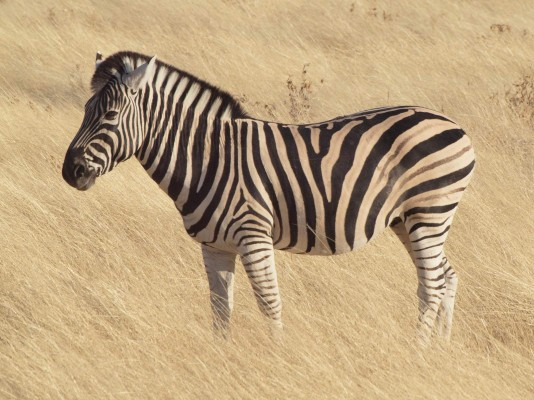
#> input picture Homework/HW1/zebra.jpg, 534 x 400 px
$ python gaussian_pyramid.py --image zebra.jpg --outdir out --kernel 5 --sigma 1.0
#> lines starting #> are read from the running program, lines starting #| are printed output that depends on the picture
"""Question 3: image filtering and subsampling.

依赖: numpy（数组运算）、Pillow（读图/存图）、matplotlib（仅用于输出对比图）
运行: python3 gaussian_pyramid.py
      python3 gaussian_pyramid.py --image zebra.jpg --outdir out --kernel 5 --sigma 1.0
"""

import argparse
import os

import matplotlib
matplotlib.use("Agg")
import matplotlib.pyplot as plt
import numpy as np
from PIL import Image

SCALES = ["original", "half", "quarter", "eighth"]


def cross_correlation_2d(img, kernel, pad="constant"):
    img = np.asarray(img, dtype=np.float64)
    kernel = np.asarray(kernel, dtype=np.float64)
    kh, kw = kernel.shape
    ph, pw = kh // 2, kw // 2
    pad_width = ((ph, ph), (pw, pw)) + ((0, 0),) * (img.ndim - 2)
    padded = np.pad(img, pad_width, mode=pad)
    out = np.zeros_like(img)
    for m in range(kh):
        for n in range(kw):
            out += kernel[m, n] * padded[m:m + img.shape[0], n:n + img.shape[1]]
    return out


def convolve_2d(img, kernel, pad="constant"):
    """g(i,j) = sum_{k,l} f(i-k, j-l) h(k,l)  -- flip both kernel axes."""
    flipped = np.asarray(kernel, dtype=np.float64)[::-1, ::-1]
    return cross_correlation_2d(img, flipped, pad)


def gaussian_blur_kernel_2d(k, sigma):
    if k % 2 == 0:
        raise ValueError("kernel size k must be odd")
    if sigma <= 0:
        raise ValueError("sigma must be positive")
    ax = np.arange(k) - k // 2
    xx, yy = np.meshgrid(ax, ax)
    kernel = np.exp(-(xx ** 2 + yy ** 2) / (2.0 * sigma ** 2))
    return kernel / kernel.sum()


def low_pass(img, k, sigma, pad="constant"):
    return convolve_2d(img, gaussian_blur_kernel_2d(k, sigma), pad)


def low_pass_separable(img, k, sigma, pad="constant"):
    kernel = gaussian_blur_kernel_2d(k, sigma)
    v = kernel[:, k // 2]
    h = kernel[k // 2, :]
    v = (v / v.sum()).reshape(-1, 1)
    h = (h / h.sum()).reshape(1, -1)
    return convolve_2d(convolve_2d(img, v, pad), h, pad)


def image_subsampling(img, s):
    if s < 1:
        raise ValueError("factor s must be >= 1")
    return np.asarray(img)[::s, ::s]


def gaussian_pyramid(img, levels=4, k=5, sigma=1.0, pad="constant"):
    pyr = [np.asarray(img, dtype=np.float64)]
    for _ in range(levels - 1):
        pyr.append(image_subsampling(low_pass(pyr[-1], k, sigma, pad), 2))
    return pyr


def direct_pyramid(img, levels=4):
    pyr = [np.asarray(img, dtype=np.float64)]
    for _ in range(levels - 1):
        pyr.append(image_subsampling(pyr[-1], 2))
    return pyr


def to_uint8(img):
    return np.clip(np.rint(img), 0, 255).astype(np.uint8)


def high_freq_energy(img):
    x = np.asarray(img, dtype=np.float64)
    lap = (
        4.0 * x[1:-1, 1:-1]
        - x[:-2, 1:-1] - x[2:, 1:-1] - x[1:-1, :-2] - x[1:-1, 2:]
    )
    return np.abs(lap).mean()


def save_image(img, path):
    Image.fromarray(to_uint8(img)).save(path)


def save_montage(gauss_pyr, direct_pyr, path):
    n = len(gauss_pyr)
    fig, axes = plt.subplots(2, n, figsize=(3.2 * n, 5.2))
    for i in range(n):
        for row, (pyr, name) in enumerate(
            ((gauss_pyr, "gaussian"), (direct_pyr, "direct"))
        ):
            im = to_uint8(pyr[i])
            axes[row, i].imshow(im, **({} if im.ndim == 3 else {"cmap": "gray"}))
            axes[row, i].set_title(f"{name}\n{im.shape[1]}x{im.shape[0]}", fontsize=9)
            axes[row, i].axis("off")
    fig.tight_layout()
    fig.savefig(path, dpi=150)
    plt.close(fig)


def main():
    """调用部分由AI完成，撰写了API接口和函数调用代码"""
    ap = argparse.ArgumentParser(description="HW1 Q3: filtering and subsampling")
    ap.add_argument("--image", default="zebra.jpg", help="input textured image")
    ap.add_argument("--outdir", default="out", help="output directory")
    ap.add_argument("--kernel", type=int, default=5, help="Gaussian kernel size (odd)")
    ap.add_argument("--sigma", type=float, default=1.0, help="Gaussian std deviation")
    ap.add_argument("--pad", default="constant", choices=["constant", "edge", "reflect"],
                    help="border padding used by the convolution")
    ap.add_argument("--gray", action="store_true",
                    help="convert the input to a single luminance channel")
    args = ap.parse_args()

    mode = "L" if args.gray else "RGB"
    img = np.asarray(Image.open(args.image).convert(mode), dtype=np.float64)
    channels = "grayscale" if img.ndim == 2 else f"RGB ({img.shape[2]} channels)"
#> channels = 'RGB (3 channels)'
    print(f"input {args.image}: {img.shape[1]}x{img.shape[0]}, {channels}")
#| input zebra.jpg: 534x400, RGB (3 channels)

    ref = low_pass(img, args.kernel, args.sigma, args.pad)
#> in convolve_2d, `flipped = np.asarray(kernel, dtype=np.float64)[::-1, ::-1]`: flipped = [[0.00297, 0.0133, 0.0219, 0.0133, 0.00297], [0.0133, 0.0596, 0.0983, 0.0596, 0.0133], [0.0219, 0.0983, 0.162, 0.0983, 0.0219], [0.0133, 0.0596, 0.0983, 0.0596, 0.0133], [0.00297, 0.0133, 0.0219, 0.0133, 0.00297]]
#> in cross_correlation_2d, `kernel = np.asarray(kernel, dtype=np.float64)`: kernel has the same summary as flipped in convolve_2d
#> after the loop in cross_correlation_2d, `for m in range(kh):`:
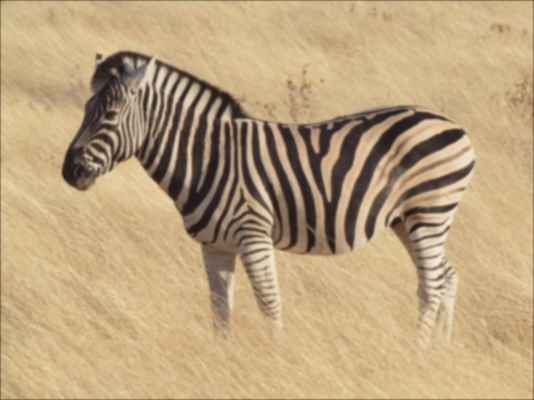
#> out: shape (400, 534, 3) float64; mean R, G, B 188, 162.9, 126.2
    sep = low_pass_separable(img, args.kernel, args.sigma, args.pad)
#> call 2 of cross_correlation_2d, with kernel = array of shape (5, 1), pad = 'constant'
#> in cross_correlation_2d (call 2), `padded = np.pad(img, pad_width, mode=pad)`:
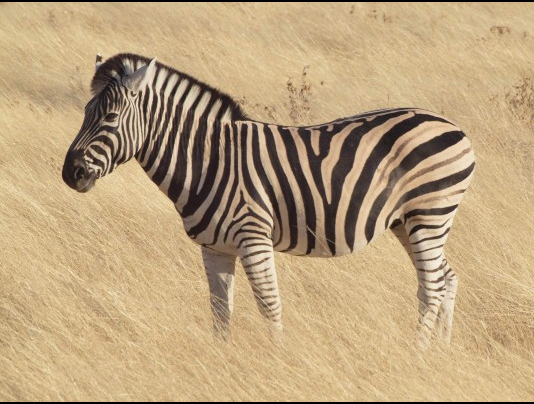
#> padded: shape (404, 534, 3) float64; mean R, G, B 186.8, 161.8, 125.4
    print(f"separable vs 2-D kernel: max abs diff = {np.abs(ref - sep).max():.3e}")
#| separable vs 2-D kernel: max abs diff = 1.990e-13

    gauss_pyr = gaussian_pyramid(img, len(SCALES), args.kernel, args.sigma, args.pad)
#> the loop in gaussian_pyramid, `for _ in range(levels - 1):` made 3 passes
#> pass 3, in cross_correlation_2d (call 6), `padded = np.pad(img, pad_width, mode=pad)`:
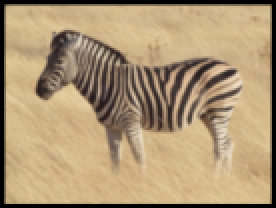
#> padded: shape (104, 138, 3) float64 (shown 2 times larger); mean R, G, B 174.1, 150.8, 116.9
#> after the loop in gaussian_pyramid, `for _ in range(levels - 1):`: pyr = 4 items
#> gauss_pyr = 4 items
    direct_pyr = direct_pyramid(img, len(SCALES))
#> direct_pyr = 4 items

    for tag, pyr in (("gaussian_pyramid", gauss_pyr), ("direct_pyramid", direct_pyr)):
        outdir = os.path.join(args.outdir, tag)
        os.makedirs(outdir, exist_ok=True)
        for i, level in enumerate(pyr):
            name = f"level{i}_{SCALES[i]}.png"
            save_image(level, os.path.join(outdir, name))
            print(f"saved {os.path.join(outdir, name)}  {level.shape[1]}x{level.shape[0]}")
#> this loop made 2 passes
#> tag on passes 1 to 2: 'gaussian_pyramid', 'direct_pyramid'
#| saved out/gaussian_pyramid/level0_original.png  534x400
#| saved out/gaussian_pyramid/level1_half.png  267x200
#| saved out/gaussian_pyramid/level2_quarter.png  134x100
#| saved out/gaussian_pyramid/level3_eighth.png  67x50
#| saved out/direct_pyramid/level0_original.png  534x400
#| saved out/direct_pyramid/level1_half.png  267x200
#| saved out/direct_pyramid/level2_quarter.png  134x100
#| saved out/direct_pyramid/level3_eighth.png  67x50
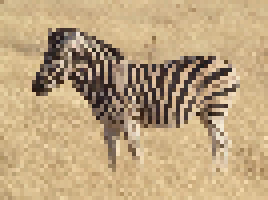
#> level: shape (50, 67, 3) float64 (shown 4 times larger); mean of channels 0, 1, 2 189, 163.7, 126.9; drawn as R, G, B

    save_montage(gauss_pyr, direct_pyr, os.path.join(args.outdir, "comparison.png"))
#> in save_montage, `n = len(gauss_pyr)`: n = 4
#> in save_montage, `fig.savefig(path, dpi=150)`:
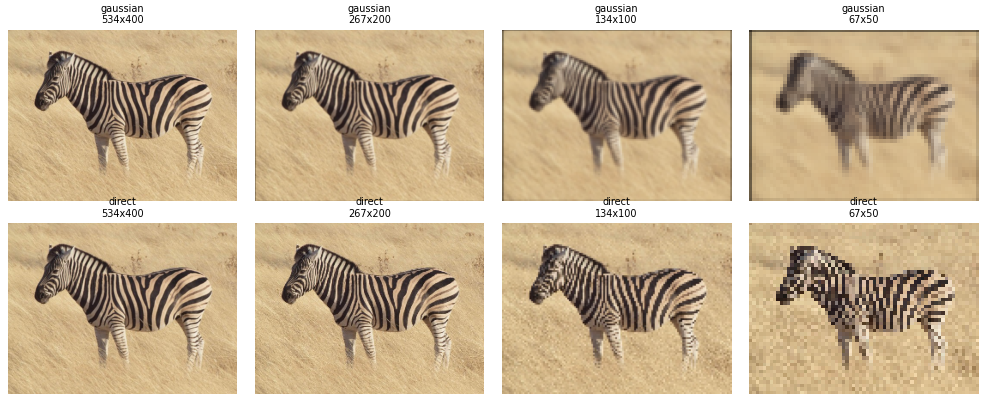
#> figure drawn by matplotlib, 8 panels
    print(f"saved {os.path.join(args.outdir, 'comparison.png')}")
#| saved out/comparison.png

    print("\nlevel           size     MAE   max|diff|  pix>16   HF gauss / direct")
    for i in range(1, len(SCALES)):
        a, b = gauss_pyr[i], direct_pyr[i]
        d = np.abs(a - b)
        print(
            f"{SCALES[i]:>8} {a.shape[1]:>4}x{a.shape[0]:<4} "
            f"{d.mean():6.2f} {d.max():10.1f} {(d > 16).mean() * 100:7.1f}% "
            f"{high_freq_energy(a):9.2f} / {high_freq_energy(b):.2f}"
        )
#> this loop made 3 passes
#|     half  267x200    6.53       83.1     9.4%     18.58 / 41.78
#|  quarter  134x100   12.42      126.4    23.1%     21.60 / 60.96
#|   eighth   67x50    18.87      116.6    35.2%     21.64 / 85.47
#> pass 1, in high_freq_energy (call 2), `lap = ( 4.0 * x[1:-1, 1:-1] - x[:-2, 1:-1] - x[2:, 1:-1] - x[1:-1, :-2..`:
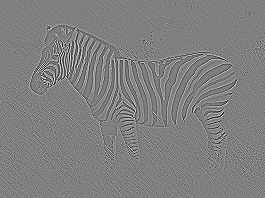
#> lap: shape (198, 265, 3) float64; mean of channels 0, 1, 2 0, 0, 0; drawn with min black and max white
#> after the loop:
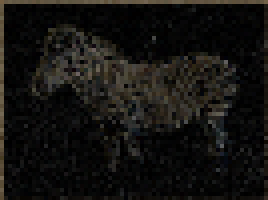
#> d: shape (50, 67, 3) float64 (shown 4 times larger); mean R, G, B 20.5, 19.3, 16.9


if __name__ == "__main__":
    main()
